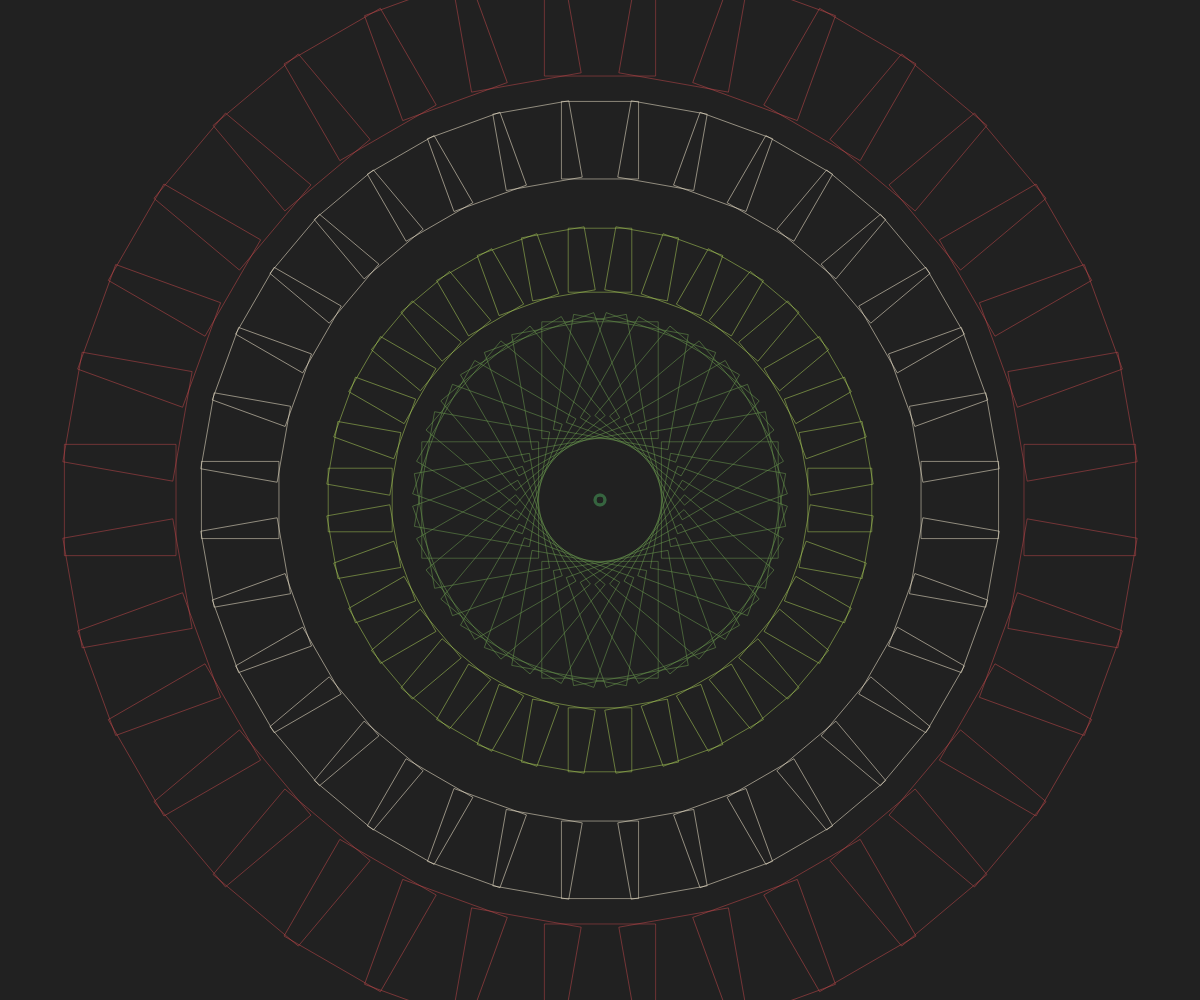
Frame 1 (no input)
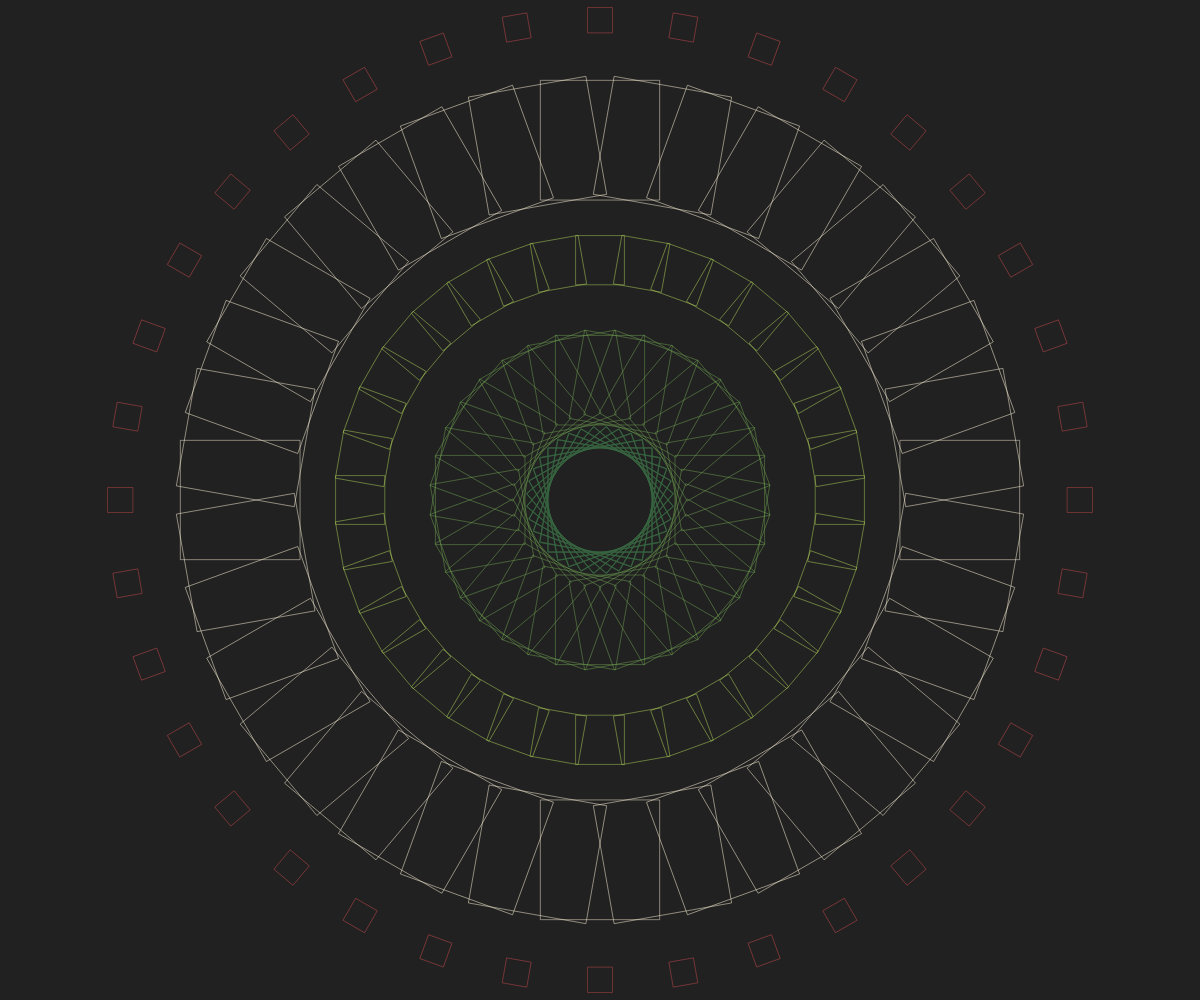
Frame 60 (no input)
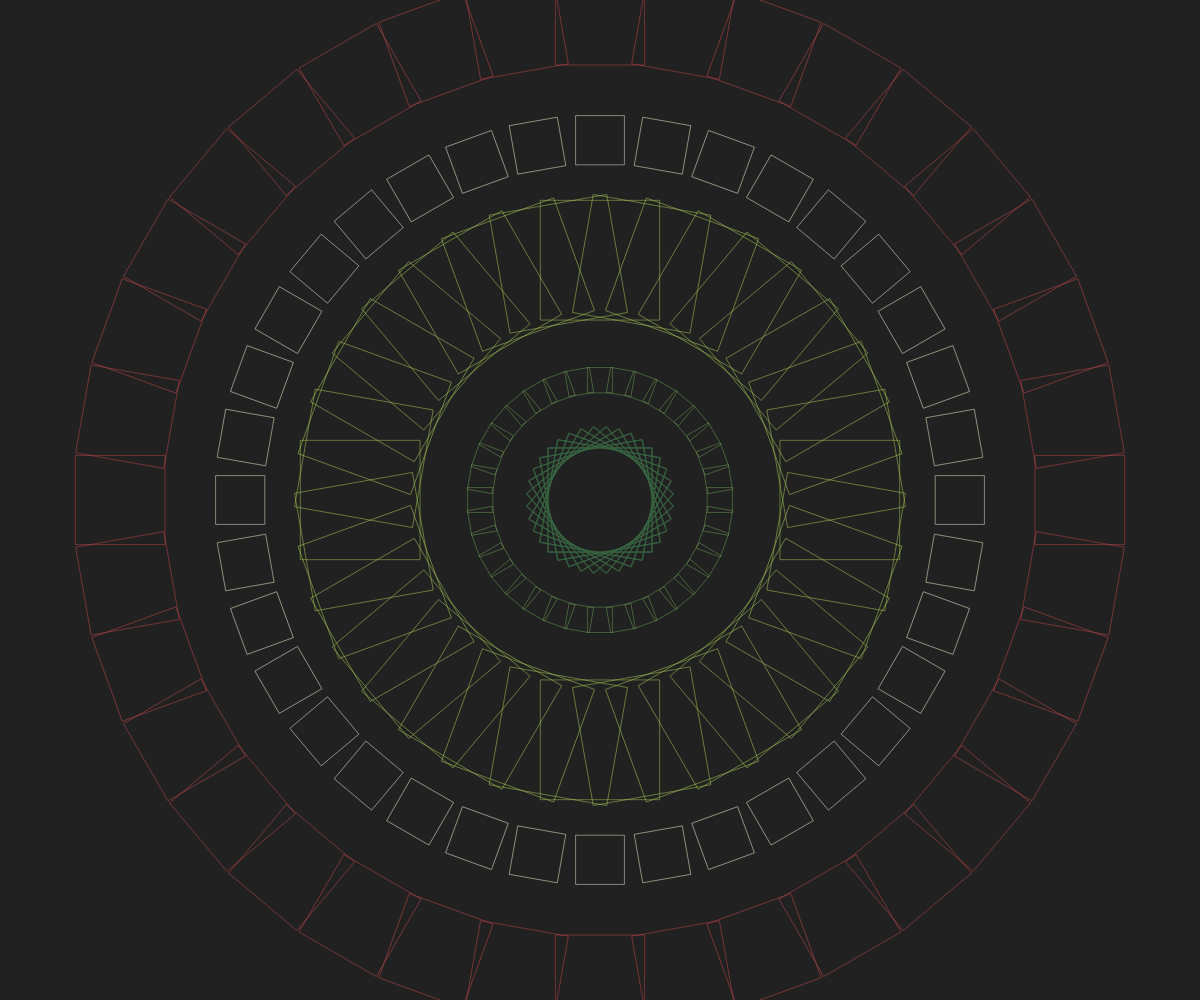
Frame 120 (the mouse pressed at the canvas centre since frame 60)

The p5.js sketch that drew these frames (run headless with seeded random() and noise() and a simulated clock; from frame 60 on, the mouse is pressed at the canvas centre):

// p5.js sketch
// ── sketch.js
"use strict";
//==========
// p5.js

let colors = ["#386641", "#6A994E", "#A7C957", "#F2E8CF", "#BC4749"];
let dLines = [];

function setup(){
	createCanvas(windowWidth, windowHeight);
	angleMode(DEGREES);
	rectMode(CENTER);
	frameRate(32);
	noFill();
	stroke(255);
	strokeWeight(0.5);

	let x = width / 2;
	let y = height / 2;

	for(let i=0; i<360; i+=10){
		let dLine = new DotLine(x, y, i, width/10, 5);
		dLines.push(dLine);
	}
}

function draw(){
	background(33);

	for(let dLine of dLines) dLine.draw();
}

class DotLine{

	constructor(x, y, r, s, len){
		this._x = x;
		this._y = y;
		this._r = r;
		this._s = s;
		this._len = len;
		this._rot = 0;
		this._arr = [];
		for(let i=0; i<len; i++){
			this._arr.push(s);
		}
	}

	draw(){

		this._rot += 4;
		if(360 < this._rot) this._rot -= 360;
		push();
		translate(this._x, this._y);
		rotate(this._r);
		let pX = this._s;
		let pR = 360 / this._len;
		for(let i=0; i<this._len; i++){
			stroke(colors[i%colors.length]);
			let size = this._arr[i] * sin(this._rot+pR*i); 
			square(pX*i, 0, size);
		}
		pop();
	}
}
